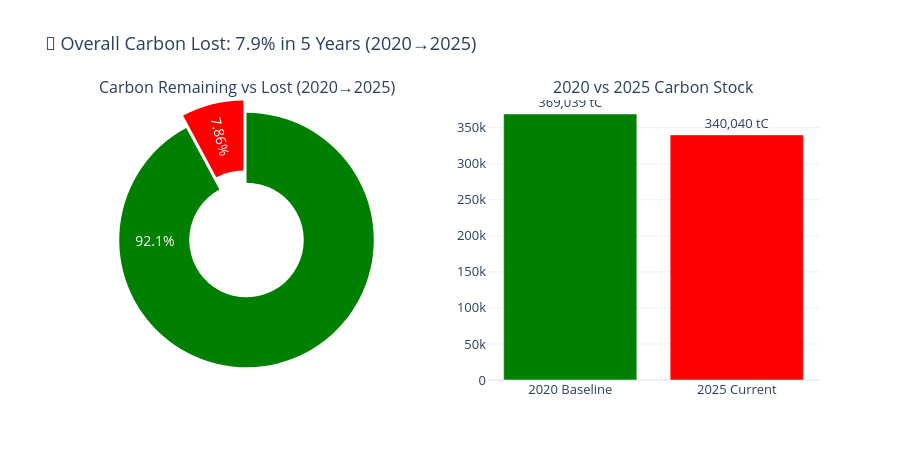

The notebook cell this image was saved under:
### Code cell
import pandas as pd
import plotly.graph_objects as go
from plotly.subplots import make_subplots

# LOAD DATA
df = pd.read_csv(r"C:\Users\DELL\Downloads\mangrove_to_urban_2020_2025_final.csv")

# CREATE CARBON COLUMN (FIX)
df["carbon_stock_tc"] = df["remaining_mangrove_sq_km"] * 100 * 150

carbon_2020 = df.loc[df['year']==2020, 'carbon_stock_tc'].values[0]
carbon_2025 = df.loc[df['year']==2025, 'carbon_stock_tc'].values[0]
loss = carbon_2020 - carbon_2025
loss_pct = (loss / carbon_2020) * 100

fig5 = make_subplots(
    rows=1, cols=2,
    specs=[[{'type':'pie'}, {'type':'xy'}]],
    subplot_titles=(
        'Carbon Remaining vs Lost (2020→2025)',
        '2020 vs 2025 Carbon Stock'
    )
)

fig5.add_trace(go.Pie(
    labels=['Remaining (2025)', 'Lost Since 2020'],
    values=[carbon_2025, loss],
    hole=0.45,
    marker_colors=['#008000','#FF0000'],
    textinfo='percent',
    textposition='inside',          # 🔥 FIX (inside kar diya)
    insidetextorientation='radial',
    pull=[0, 0.1],
    textfont=dict(size=14, color='white')
), row=1, col=1)

fig5.add_trace(go.Bar(
    x=['2020 Baseline', '2025 Current'],
    y=[carbon_2020, carbon_2025],
    marker_color=['#008000','#FF0000'],
    text=[f"{carbon_2020:,.0f} tC", f"{carbon_2025:,.0f} tC"],
    textposition='outside',
    name='Carbon Stock'
), row=1, col=2)

fig5.update_layout(
    title=f'🥧 Overall Carbon Lost: {loss_pct:.1f}% in 5 Years (2020→2025)',
    template='plotly_white', height=460, font=dict(size=13), showlegend=False
)

fig5.show()

print(f"\n📊 Carbon 2020:  {carbon_2020:,.0f} tC  =  {carbon_2020*3.67:,.0f} tCO₂eq")
print(f"📊 Carbon 2025:  {carbon_2025:,.0f} tC  =  {carbon_2025*3.67:,.0f} tCO₂eq")
print(f"📉 Total Lost:   {loss:,.0f} tC  =  {loss*3.67:,.0f} tCO₂eq")
print(f"📉 % Lost:       {loss_pct:.2f}%")

### Figure 1 — Plotly figure (JSON) as saved in the notebook; plotly's stock layout.template omitted (floating-point values rounded to 4 significant figures)
{"data": [{"domain": {"x": [0, 0.45], "y": [0, 1]}, "hole": 0.45, "insidetextorientation": "radial", "labels": ["Remaining (2025)", "Lost Since 2020"], "marker": {"colors": ["#008000", "#FF0000"]}, "pull": [0, 0.1], "textfont": {"color": "white", "size": 14}, "textinfo": "percent", "textposition": "inside", "type": "pie", "values": [340000.0, 29000.0]}, {"marker": {"color": ["#008000", "#FF0000"]}, "name": "Carbon Stock", "text": ["369,039 tC", "340,040 tC"], "textposition": "outside", "type": "bar", "x": ["2020 Baseline", "2025 Current"], "xaxis": "x", "y": [369000.0, 340000.0], "yaxis": "y"}], "layout": {"annotations": [{"font": {"size": 16}, "showarrow": false, "text": "Carbon Remaining vs Lost (2020→2025)", "x": 0.225, "xanchor": "center", "xref": "paper", "y": 1, "yanchor": "bottom", "yref": "paper"}, {"font": {"size": 16}, "showarrow": false, "text": "2020 vs 2025 Carbon Stock", "x": 0.775, "xanchor": "center", "xref": "paper", "y": 1, "yanchor": "bottom", "yref": "paper"}], "font": {"size": 13}, "height": 460, "showlegend": false, "title": {"text": "🥧 Overall Carbon Lost: 7.9% in 5 Years (2020→2025)"}, "xaxis": {"anchor": "y", "domain": [0.55, 1]}, "yaxis": {"anchor": "x", "domain": [0, 1]}}}
